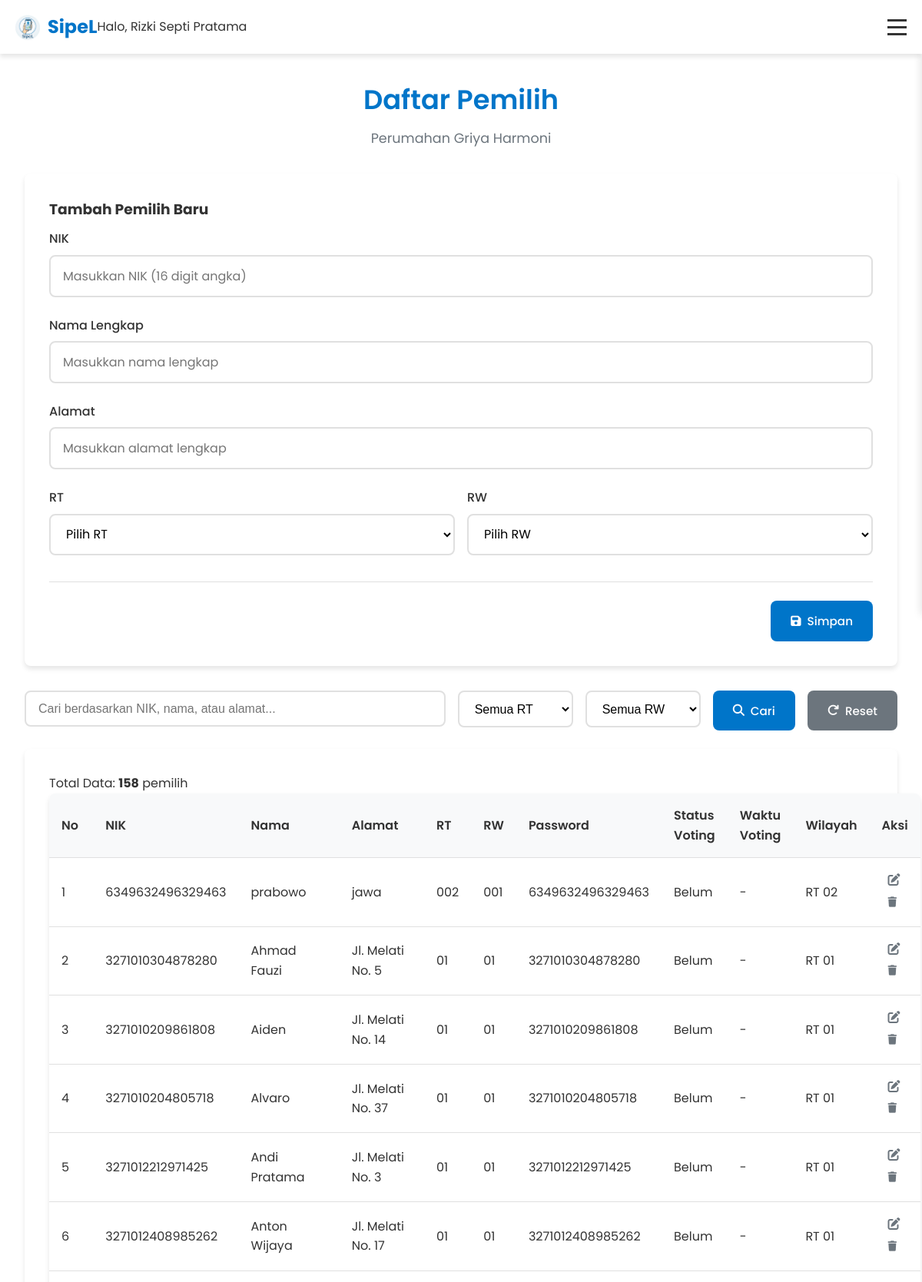
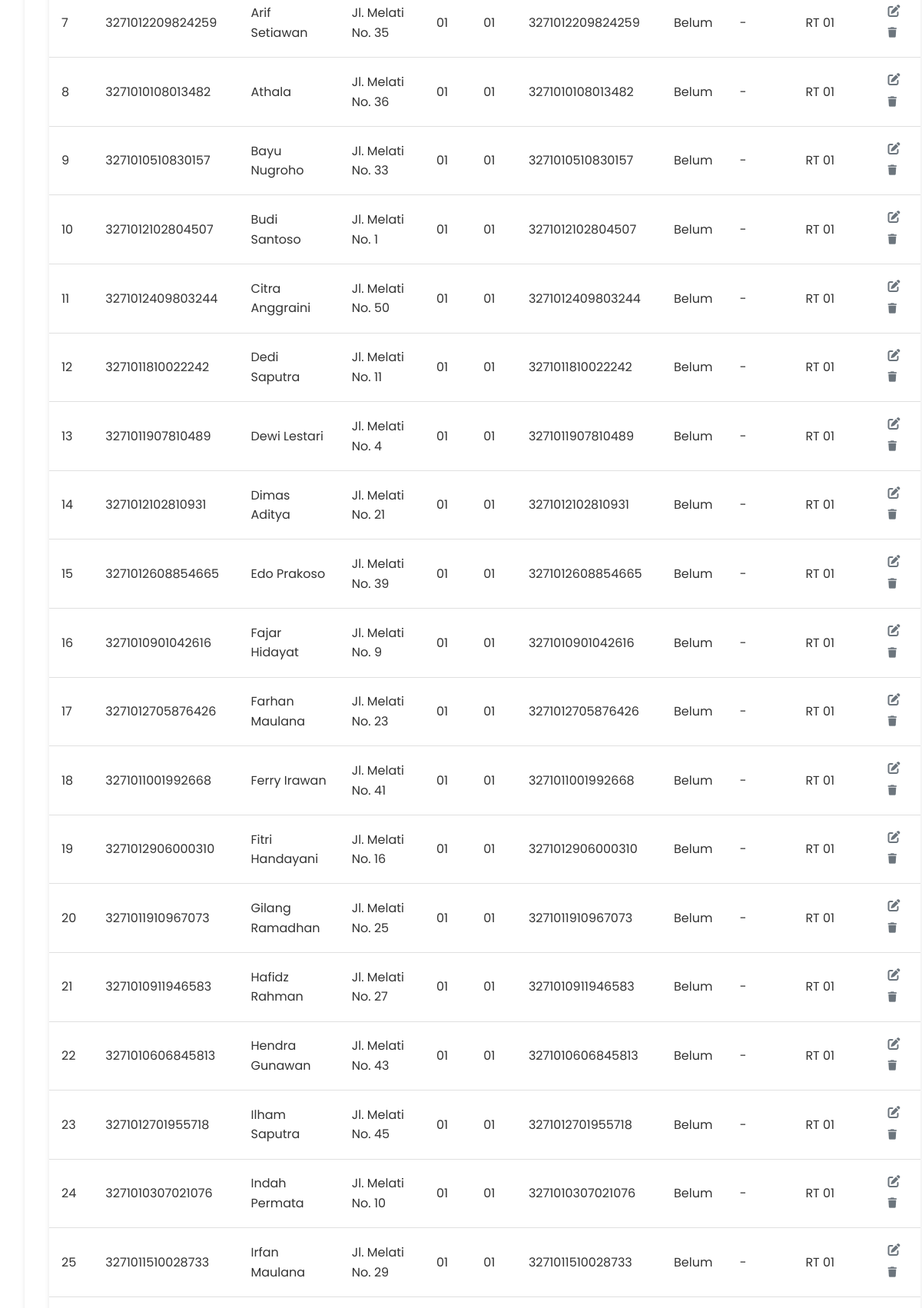
/panitia/data-pemilih.php (signed in, upper part), run on the app's committed database (2 pictures, top to bottom).
### tables this page shows
CREATE TABLE IF NOT EXISTS `warga` (
  `nik` varchar(20) NOT NULL,
  `nama` varchar(50) NOT NULL DEFAULT '',
  `rt` varchar(5) NOT NULL,
  `rw` varchar(5) NOT NULL,
  `alamat` varchar(200) NOT NULL,
  `password` varchar(255) NOT NULL,
  `password_hash` varchar(255) DEFAULT NULL,
  `password_changed` tinyint(1) NOT NULL DEFAULT '0',
  `status_voting` enum('belum','sudah') NOT NULL DEFAULT 'belum',
  `waktu_voting` datetime DEFAULT NULL,
  `id_wilayah` int DEFAULT NULL,
  PRIMARY KEY (`nik`) USING BTREE,
  KEY `FK1 id_wilayah` (`id_wilayah`),
  CONSTRAINT `FK1 id_wilayah` FOREIGN KEY (`id_wilayah`) REFERENCES `wilayah` (`id_wilayah`) ON UPDATE CASCADE
);

CREATE TABLE IF NOT EXISTS `wilayah` (
  `id_wilayah` int NOT NULL AUTO_INCREMENT,
  `nama_wilayah` varchar(100) NOT NULL,
  `jenis` enum('RT','RW') NOT NULL,
  `rt` varchar(5) DEFAULT NULL,
  `rw` varchar(5) DEFAULT NULL,
  PRIMARY KEY (`id_wilayah`)
);

### panitia/data-pemilih.php (the view, shortened to what this page needs)
<?php
require_once '../db_connect.php';
$editing_voter = null;
$query = "SELECT warga.nik, warga.nama, warga.alamat, warga.rt, warga.rw,
                 warga.password, warga.status_voting, warga.waktu_voting,
                 wilayah.nama_wilayah
          FROM warga
          LEFT JOIN wilayah ON warga.id_wilayah = wilayah.id_wilayah";
$query .= " ORDER BY warga.rt, warga.rw, warga.nama";
$stmt = $conn->prepare($query);
$stmt->execute();
$result = $stmt->get_result();
$voters = $result->fetch_all(MYSQLI_ASSOC);
$total_voters = count($voters);
?>
<!DOCTYPE html>
<html lang="id">
<head>
  <link rel="stylesheet" href="/css/dashboard-panitia.css">
  <link rel="stylesheet" href="/css/data-pemilih.css">
  <link rel="stylesheet" href="https://cdnjs.cloudflare.com/ajax/libs/font-awesome/6.5.0/css/all.min.css">
</head>
<body>
  <nav class="navbar">
    <div class="nav-container">
      <div class="nav-logo">
        <a href="../index.php">
          <img src="../assets/logo-sipelV3.png" alt="SipeL Logo" class="logo-img">
          <span>SipeL</span>
        </a>
      </div>
      <div class="nav-user">
        <span>Halo, <?php echo htmlspecialchars($_SESSION['nama'] ?? 'Panitia'); ?></span>
      </div>
      <div class="hamburger" id="hamburger">
        <span class="bar"></span>
        <span class="bar"></span>
        <span class="bar"></span>
      </div>
    </div>
  </nav>
  <div class="admin-container">
    <main class="main-content">
      <div class="content-page">
        <div class="page-header">
          <h1>Daftar Pemilih</h1>
          <p>Perumahan Griya Harmoni</p>
        </div>
        <div class="table-card" id="form-pemilih">
          <h3 style="margin-bottom: 10px;">
            <?php echo $editing_voter ? 'Edit Data Pemilih' : 'Tambah Pemilih Baru'; ?>
          </h3>
          <form method="POST" class="voter-form">
            <div class="form-group">
              <label for="nik">NIK</label>
              <input type="text" id="nik" name="nik" required maxlength="16"
                     pattern="[0-9]{16}" title="NIK harus 16 digit angka"
                     placeholder="Masukkan NIK (16 digit angka)"
                     value="<?php echo htmlspecialchars($editing_voter['nik'] ?? ''); ?>">
            </div>
            <div class="form-group">
              <label for="nama">Nama Lengkap</label>
              <input type="text" id="nama" name="nama" required
                     placeholder="Masukkan nama lengkap"
                     value="<?php echo htmlspecialchars($editing_voter['nama'] ?? ''); ?>">
            </div>
            <div class="form-group">
              <label for="alamat">Alamat</label>
              <input type="text" id="alamat" name="alamat" required
                     placeholder="Masukkan alamat lengkap"
                     value="<?php echo htmlspecialchars($editing_voter['alamat'] ?? ''); ?>">
            </div>
            <div class="form-row">
              <div class="form-group">
                <label for="rt">RT</label>
                <select id="rt" name="rt" required>
                  <option value="">Pilih RT</option>
                </select>
              </div>
              <div class="form-group">
                <label for="rw">RW</label>
                <select id="rw" name="rw" required>
                  <option value="">Pilih RW</option>
                </select>
              </div>
            </div>
            <div class="modal-actions" style="margin-top: 10px;">
              <button type="submit" class="btn btn-primary">
                <i class="fas fa-save"></i> Simpan
              </button>
            </div>
          </form>
        </div>
        <form method="GET" action="" class="search-filter">
          <div class="search-box">
            <input type="text" name="search" id="searchInput"
                   placeholder="Cari berdasarkan NIK, nama, atau alamat..."
                   value="<?php echo isset($_GET['search']) ? htmlspecialchars($_GET['search']) : ''; ?>">
          </div>
          <div class="filter-select">
            <select name="rt" id="rtFilter">
              <option value="">Semua RT</option>
            </select>
          </div>
          <div class="filter-select">
            <select name="rw" id="rwFilter">
              <option value="">Semua RW</option>
            </select>
          </div>
          <button type="submit" class="btn btn-primary">
            <i class="fas fa-search"></i> Cari
          </button>
          <button type="button" class="btn btn-secondary" onclick="window.location.href='data-pemilih.php'">
            <i class="fas fa-redo"></i> Reset
          </button>
        </form>
        <div class="table-card">
          <div class="table-info">
            <p>Total Data: <strong><?php echo $total_voters; ?></strong> pemilih</p>
          </div>
          <?php if ($total_voters > 0): ?>
          <table class="data-table">
            <thead>
              <tr>
                <th>No</th>
                <th>NIK</th>
                <th>Nama</th>
                <th>Alamat</th>
                <th>RT</th>
                <th>RW</th>
                <th>Password</th>
                <th>Status Voting</th>
                <th>Waktu Voting</th>
                <th>Wilayah</th>
                <th>Aksi</th>
              </tr>
            </thead>
            <tbody>
              <?php foreach ($voters as $index => $voter): ?>
              <tr>
                <td><?php echo $index + 1; ?></td>
                <td><?php echo htmlspecialchars($voter['nik']); ?></td>
                <td><?php echo htmlspecialchars($voter['nama']); ?></td>
                <td><?php echo htmlspecialchars($voter['alamat']); ?></td>
                <td><?php echo htmlspecialchars($voter['rt']); ?></td>
                <td><?php echo htmlspecialchars($voter['rw']); ?></td>
                <td><?php echo htmlspecialchars($voter['password']); ?></td>
                <td>
                  <span class="status-badge <?php echo $voter['status_voting'] === 'sudah' ? 'status-active' : 'status-inactive'; ?>">
                    <?php echo $voter['status_voting'] === 'sudah' ? 'Sudah' : 'Belum'; ?>
                  </span>
                </td>
                <td>
                  <?php echo $voter['waktu_voting'] ? date('d-m-Y H:i', strtotime($voter['waktu_voting'])) : '-'; ?>
                </td>
                <td><?php echo htmlspecialchars($voter['nama_wilayah'] ?? '-'); ?></td>
                <td>
                  <a href="data-pemilih.php?edit=<?php echo urlencode($voter['nik']); ?>"
                     class="btn-icon btn-edit" title="Edit">
                    <i class="fas fa-edit"></i>
                  </a>
                  <form method="POST" style="display:inline-block;"
                        onsubmit="return confirm('Yakin hapus pemilih <?php echo htmlspecialchars(addslashes($voter['nama'])); ?>?');">
                    <button type="submit" class="btn-icon btn-delete" title="Hapus">
                      <i class="fas fa-trash"></i>
                    </button>
                  </form>
                </td>
              </tr>
              <?php endforeach; ?>
            </tbody>
          </table>
          <?php endif; ?>
        </div>
      </div>
    </main>
  </div>
</body>
</html>

### css/dashboard-panitia.css (style rules this page uses)
:root { --primary-color: #0075c9; --primary-dark: #005a9c; --footer-dark: #1a365d; --secondary-color: #f8f9fa; --text-color: #333; --text-light: #6c757d; --white: #fff; --border-radius: 8px; --box-shadow: 0 4px 6px rgba(0, 0, 0, 0.1); --transition: all 0.3s ease; --sidebar-width: 250px; --navbar-height: 70px; }
* { margin: 0; padding: 0; box-sizing: border-box; }
body { font-family: 'Poppins', sans-serif; line-height: 1.6; color: var(--text-color); background-color: var(--white); overflow-x: hidden; }
.navbar { background-color: var(--white); box-shadow: var(--box-shadow); position: fixed; top: 0; left: 0; right: 0; height: var(--navbar-height); z-index: 1002; }
.nav-container { display: flex; justify-content: space-between; align-items: center; padding: 1rem 20px; height: 100%; max-width: 1200px; margin: 0 auto; position: relative; }
.nav-logo a { display: flex; align-items: center; text-decoration: none; color: var(--primary-color); font-weight: 700; font-size: 1.5rem; }
.logo-img { height: 40px; margin-right: 10px; }
.hamburger { display: flex; flex-direction: column; cursor: pointer; z-index: 1001; margin-left: auto; }
.bar { width: 25px; height: 3px; background-color: var(--text-color); margin: 3px 0; transition: var(--transition); }
.admin-container { display: flex; min-height: 100vh; padding-top: var(--navbar-height); }
.main-content { flex: 1; margin-right: 0; min-height: calc(100vh - var(--navbar-height)); display: flex; flex-direction: column; transition: var(--transition); width: 100%; }
.content-page { padding: 2rem; flex: 1; }
.page-header { margin-bottom: 2rem; }
.page-header h1 { color: var(--primary-color); font-size: 2rem; margin-bottom: 0.5rem; }
.page-header p { color: var(--text-light); }
.data-table { width: 100%; background-color: var(--white); border-radius: var(--border-radius); box-shadow: var(--box-shadow); overflow: hidden; }
.data-table th, .data-table td { padding: 1rem; text-align: left; border-bottom: 1px solid #e0e0e0; }
.data-table th { background-color: var(--secondary-color); font-weight: 600; color: var(--text-color); }
.form-group { margin-bottom: 1.5rem; }
.form-group label { display: block; margin-bottom: 0.5rem; color: var(--text-color); font-weight: 500; }
.form-group input, .form-group select, .form-group textarea { width: 100%; padding: 0.8rem 1rem; border: 2px solid #e0e0e0; border-radius: var(--border-radius); font-size: 1rem; transition: var(--transition); background-color: var(--white); }
.btn { display: inline-block; padding: 0.6rem 1.2rem; border-radius: var(--border-radius); text-decoration: none; font-weight: 500; text-align: center; transition: var(--transition); cursor: pointer; border: 2px solid transparent; font-size: 0.9rem; }
.btn-primary { background-color: var(--primary-color); color: var(--white); }

### data on the page
warga: nik "6349632496329463", nama "prabowo", alamat "jawa", rt "002", rw "001", password "6349632496329463", status_voting "Belum", id_wilayah.nama_wilayah "RT 02"
warga: nik "3271010304878280", nama "Ahmad Fauzi", alamat "Jl. Melati No. 5", rt "01", rw "01", password "3271010304878280", status_voting "Belum", id_wilayah.nama_wilayah "RT 01"
warga: nik "3271010209861808", nama "Aiden", alamat "Jl. Melati No. 14", rt "01", rw "01", password "3271010209861808", status_voting "Belum", id_wilayah.nama_wilayah "RT 01"
warga: nik "3271010204805718", nama "Alvaro", alamat "Jl. Melati No. 37", rt "01", rw "01", password "3271010204805718", status_voting "Belum", id_wilayah.nama_wilayah "RT 01"
warga: nik "3271012212971425", nama "Andi Pratama", alamat "Jl. Melati No. 3", rt "01", rw "01", password "3271012212971425", status_voting "Belum", id_wilayah.nama_wilayah "RT 01"
warga: nik "3271012408985262", nama "Anton Wijaya", alamat "Jl. Melati No. 17", rt "01", rw "01", password "3271012408985262", status_voting "Belum", id_wilayah.nama_wilayah "RT 01"
warga: nik "3271012209824259", nama "Arif Setiawan", alamat "Jl. Melati No. 35", rt "01", rw "01", password "3271012209824259", status_voting "Belum", id_wilayah.nama_wilayah "RT 01"
warga: nik "3271010108013482", nama "Athala", alamat "Jl. Melati No. 36", rt "01", rw "01", password "3271010108013482", status_voting "Belum", id_wilayah.nama_wilayah "RT 01"
warga: nik "3271010510830157", nama "Bayu Nugroho", alamat "Jl. Melati No. 33", rt "01", rw "01", password "3271010510830157", status_voting "Belum", id_wilayah.nama_wilayah "RT 01"
warga: nik "3271012102804507", nama "Budi Santoso", alamat "Jl. Melati No. 1", rt "01", rw "01", password "3271012102804507", status_voting "Belum", id_wilayah.nama_wilayah "RT 01"
warga: nik "3271012409803244", nama "Citra Anggraini", alamat "Jl. Melati No. 50", rt "01", rw "01", password "3271012409803244", status_voting "Belum", id_wilayah.nama_wilayah "RT 01"
warga: nik "3271011810022242", nama "Dedi Saputra", alamat "Jl. Melati No. 11", rt "01", rw "01", password "3271011810022242", status_voting "Belum", id_wilayah.nama_wilayah "RT 01"
warga: nik "3271011907810489", nama "Dewi Lestari", alamat "Jl. Melati No. 4", rt "01", rw "01", password "3271011907810489", status_voting "Belum", id_wilayah.nama_wilayah "RT 01"
warga: nik "3271012102810931", nama "Dimas Aditya", alamat "Jl. Melati No. 21", rt "01", rw "01", password "3271012102810931", status_voting "Belum", id_wilayah.nama_wilayah "RT 01"
warga: nik "3271012608854665", nama "Edo Prakoso", alamat "Jl. Melati No. 39", rt "01", rw "01", password "3271012608854665", status_voting "Belum", id_wilayah.nama_wilayah "RT 01"
warga: nik "3271010901042616", nama "Fajar Hidayat", alamat "Jl. Melati No. 9", rt "01", rw "01", password "3271010901042616", status_voting "Belum", id_wilayah.nama_wilayah "RT 01"
warga: nik "3271012705876426", nama "Farhan Maulana", alamat "Jl. Melati No. 23", rt "01", rw "01", password "3271012705876426", status_voting "Belum", id_wilayah.nama_wilayah "RT 01"
warga: nik "3271011001992668", nama "Ferry Irawan", alamat "Jl. Melati No. 41", rt "01", rw "01", password "3271011001992668", status_voting "Belum", id_wilayah.nama_wilayah "RT 01"
warga: nik "3271012906000310", nama "Fitri Handayani", alamat "Jl. Melati No. 16", rt "01", rw "01", password "3271012906000310", status_voting "Belum", id_wilayah.nama_wilayah "RT 01"
warga: nik "3271011910967073", nama "Gilang Ramadhan", alamat "Jl. Melati No. 25", rt "01", rw "01", password "3271011910967073", status_voting "Belum", id_wilayah.nama_wilayah "RT 01"
warga: nik "3271010911946583", nama "Hafidz Rahman", alamat "Jl. Melati No. 27", rt "01", rw "01", password "3271010911946583", status_voting "Belum", id_wilayah.nama_wilayah "RT 01"
warga: nik "3271010606845813", nama "Hendra Gunawan", alamat "Jl. Melati No. 43", rt "01", rw "01", password "3271010606845813", status_voting "Belum", id_wilayah.nama_wilayah "RT 01"
warga: nik "3271012701955718", nama "Ilham Saputra", alamat "Jl. Melati No. 45", rt "01", rw "01", password "3271012701955718", status_voting "Belum", id_wilayah.nama_wilayah "RT 01"
warga: nik "3271010307021076", nama "Indah Permata", alamat "Jl. Melati No. 10", rt "01", rw "01", password "3271010307021076", status_voting "Belum", id_wilayah.nama_wilayah "RT 01"
warga: nik "3271011510028733", nama "Irfan Maulana", alamat "Jl. Melati No. 29", rt "01", rw "01", password "3271011510028733", status_voting "Belum", id_wilayah.nama_wilayah "RT 01"

### other printed values
$_SESSION['nama'] "Rizki Septi Pratama"
$total_voters "158"
